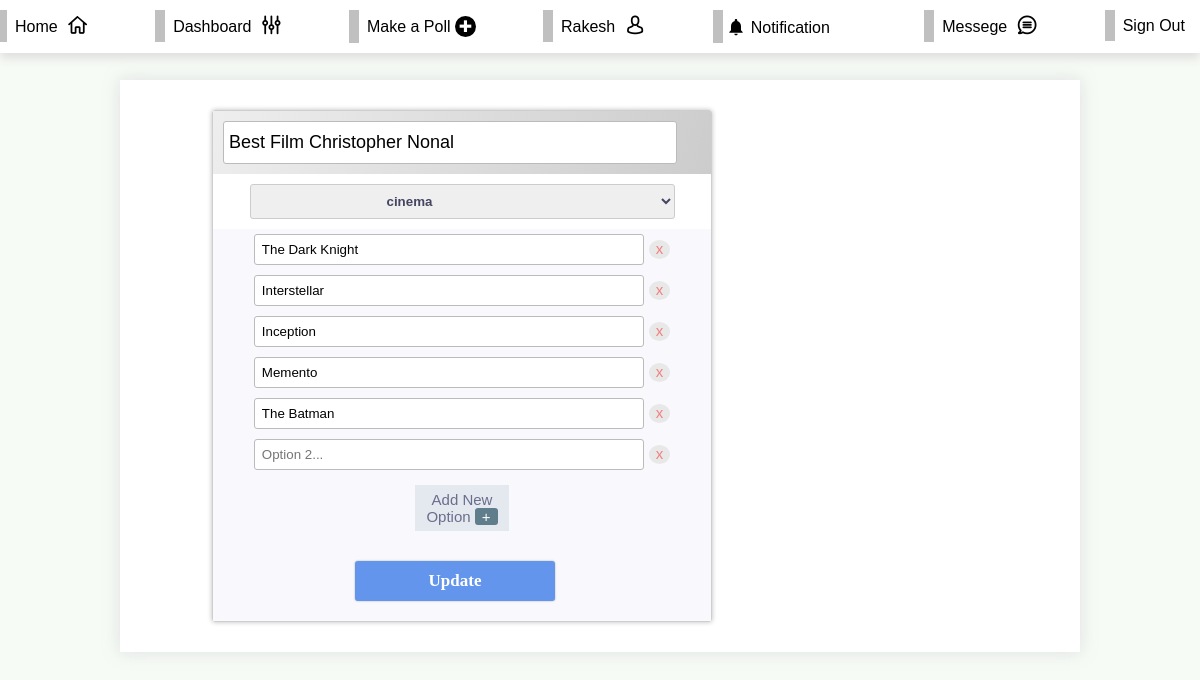
The page /editpoll.php?pollid=100 (signed in) on the database its author committed.
### tables this page shows
CREATE TABLE `polls` (
  `poll_id` int(255) UNSIGNED NOT NULL,
  `poll_category` varchar(100) DEFAULT NULL,
  `poll_user_id` int(255) UNSIGNED NOT NULL,
  `poll_name` longtext NOT NULL,
  `poll_created_at` timestamp NOT NULL DEFAULT current_timestamp() ON UPDATE current_timestamp(),
  `poll_likes` int(10) UNSIGNED DEFAULT 0,
  `poll_dislikes` int(10) UNSIGNED DEFAULT 0,
  `poll_view` int(10) UNSIGNED DEFAULT 0,
  `poll_status` int(11) DEFAULT 1
);

CREATE TABLE `options` (
  `option_id` int(10) UNSIGNED NOT NULL,
  `option_name` varchar(10000) NOT NULL,
  `option_belongsto` int(11) NOT NULL,
  `option_addedby_id` int(11) NOT NULL,
  `option_created_at` timestamp NOT NULL DEFAULT current_timestamp() ON UPDATE current_timestamp(),
  `option_votes` int(11) NOT NULL DEFAULT 0,
  `option_status` varchar(20) DEFAULT 'active'
);

### db.php (called while the page is built, shortened)
<?php
    class db {
        public $conn;
        public function __construct( $host="localhost",$dbname="bluepoll", $username="root", $password="") {
            $this->conn = new PDO("mysql:host=$host;dbname=$dbname",$username,$password);
        }
        public function single( $table,$id ) {
            if( isset($table) ) {
            if( isset($_SESSION["pollsite_user_id"]) ) {
                $user_id = $_SESSION["pollsite_user_id"];
                    $sqlString = "SELECT *,
                                    (SELECT COUNT(*) FROM likes WHERE likes.like_poll_id = polls.poll_id AND likes.like_liker_id = $user_id) AS liked,
                                    (SELECT COUNT(*) FROM dislikes WHERE dislikes.dislike_poll_id = polls.poll_id AND dislikes.dislike_disliker_id = $user_id) AS disliked,
                                    (select concat(user_firstname,' ',user_lastname) FROM users where users.user_id = polls.poll_user_id) AS poll_creator_name,
                                    (SELECT COUNT(*) FROM likes WHERE likes.like_poll_id = polls.poll_id) AS poll_likes,
                                    (SELECT COUNT(*) FROM dislikes WHERE dislikes.dislike_poll_id = polls.poll_id) AS poll_dislikes
                                FROM polls WHERE poll_id=$id LIMIT 1";
                }
                return $this->conn->query($sqlString);
            } else {
                return false;
            }
        }
        public function singlePollOptions( $table="options",$pollid ) {
            if( isset($table) ) {
                $sqlString = "SELECT option_id,option_name,option_belongsto,option_addedby_id,option_created_at,(select count(*) from votes where vote_option_id=option_id) AS option_votes FROM options WHERE option_belongsto = $pollid";
                return $this->conn->query($sqlString);
            } else {
                return false;
            }
        }
    }
?>

### editpoll.php (the view, shortened to what this page needs)
<?php require_once("db.php"); require_once("helper.php");
    if ( isset($_GET["pollid"])  ) {
        $pollid = $_GET["pollid"];
        $poll = (new db())->single("polls",$pollid)->fetch(PDO::FETCH_OBJ);
        $options = (new db())->singlePollOptions("options",$pollid);
    }
?>
<!DOCTYPE html>
<html lang="en">
    <head>
        <?php
            require_once("common_stylesheet_links.php");
        ?>
        <link rel="stylesheet" href="css/editpoll.css">
    </head>
    <body>
        <?php
            require_once("navbar.php");
        ?>
    <div class="container">
        <div class="main-content">
            <div class='poll' data-poll-id='<?php echo $pollid ?>'>
                <div class='poll-header'>
                    <input
                        type="text"
                        name="newpollname"
                        id="newpollname"
                        placeholder="Poll Title..."
                        value="<?php echo $poll->poll_name?>"
                    >
                </div>
                <div class="poll-category-selector">
                    <select name="poll-category" id="poll-category">
                        <?php
                            $category = (new db())->conn->query("select * from category");
                            while(  $cat = $category->fetch(PDO::FETCH_OBJ) ) {
                                if ( $poll->poll_category == $cat->category_name ) {
                                    echo "<option value='$cat->category_name' selected>$cat->category_name</option>";
                                    continue;
                                }
                            }
                        ?>
                    </select>
                </div>
                <div class='poll-body'>
                    <div class="options-list">
                        <div class='option' data-option-id='' data-option-vote=''>
                            <?php
                                while( $option = $options->fetch(PDO::FETCH_ASSOC) ) {
                                    $option_id = $option['option_id'];
                                    $option_name = $option['option_name'];
                                    echo "
                                        <div class='new-option-name'>
                                            <input type='text' name='option$option_id' id='option$option_id'  class='options' value='$option_name'>
                                            <span  class='new-option-cancel' onclick='this.parentElement.remove()'>x</span>
                                        </div>";
                                }
                            ?>
                            <div class='new-option-name'>
                                <input type="text" name="newoption2" id="newoption2" class='options' placeholder="Option 2...">
                                <span class="new-option-cancel" onclick="this.parentElement.remove()">x</span>
                            </div>
                        </div>
                    </div>
                    <div class="add-new-option-button" onclick="addnewoption()">
                        Add New Option <span>+</span>
                    </div>
                    <button onclick="updatePoll(this)" class="savebutton">Update</button>
            </div>
        </div>
    </div>
    </body>
</html>

### css/common.css (style rules this page uses)
* { font-family:'Franklin Gothic Medium', 'Arial Narrow', Arial, sans-serif; }
* { box-sizing: border-box; }
button,input[type='checkbox'] { cursor:pointer; }
body { overflow-y: scroll; background-color: #f7fbf5; margin: 0px; padding: 0px; }
button { padding: 4px 13px; outline: none; border: none; border-radius: 3px; transform: translateY(-8px); background: #4c7fdb; color: white; margin-right: 14px; font-family:verdana; font-weight:bold; }

### css/editpoll.css (style rules this page uses)
* { box-sizing: border-box; }
button,input[type='checkbox'] { cursor:pointer; }
input { transition-duration: .3s; }
body { overflow-y: scroll; background-color: #f7fbf5; margin: 0px; padding: 0px; }
.container { margin: 80px auto; background: white; padding: 20px; width: 80%; display: flex; box-shadow: 0px 0px 16px #aaaabb57; overflow-y: auto; }
.main-content { width:70%; }
.poll { min-width: 500px; width: 30%; text-align: center; border-radius: 3px; border: 1px solid #aaaaaa91; margin: 10px auto; box-shadow: 0px 0px 5px #bbb; }
.poll .poll-header { width: 100%; padding: 10px 10px; background: linear-gradient(-69deg, #ccc, #eee); color: black; font-size: 18px; position: relative; text-align: justify; }
.poll .poll-header input { width:95%; border-radius: 3px; padding: 10px 5px; border:1px solid #bbb; font-size: 18px; }
.poll .poll-body { width: 100%; background: #f9f9fd; padding-bottom: 20px; }
.option { width: 100%; display: block; }
.option:last-child { border-bottom:none; }
button { padding: 4px 13px; outline: none; border: none; border-radius: 3px; transform: translateY(-8px); box-shadow: 0px 0px 2px #aaa; background: cornflowerblue; color: white; }
.new-option-name { padding:5px; width: 100%; }
.new-option-name input { width:80%; border-radius: 3px; padding: 7px 7px; border:1px solid #bbb; }
.new-option-cancel { padding: 0px 7px 2px 7px; border-radius: 50%; background: #e8e8e8; color: lightcoral; cursor: pointer; font-size: 15px; }
.add-new-option-button { display: block; margin: 10px auto; width: 19%; text-align: center; background: #e4e9ef; margin-top: 10px; font-size: 15px; color: #6a6d8c; padding: 6px 0px; cursor:pointer; }
.add-new-option-button span { padding: 0px 7px; display: inline-block; border-radius: 3px; background: #607D8B; color: white; }
.savebutton { margin-top: 20px; font-size: 17px; padding:10px 0px; width: 200px; transform: none; }
.poll-category-selector { margin: 0 auto; }
.poll-category-selector select { padding: 8px 132px; border-radius: 3px; border: 1px solid #ccc; margin: 10px 0px; cursor: pointer; font-family: sans-serif; font-weight: bold; color: #444562; }

### rows shown on the page
polls: newpollname "Best Film Christopher Nonal"
options: option_name "The Dark Knight"
options: option_name "Interstellar"
options: option_name "Inception"
options: option_name "Memento"
options: option_name "The Batman"

### other values the page prints
$username "Rakesh"
form field poll-category "cinema"
